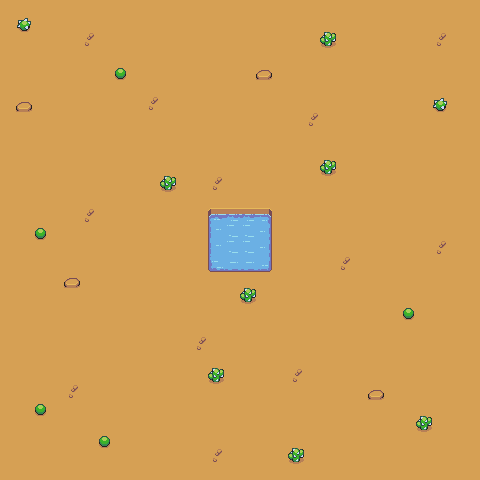

A 2D game scene composited from a Tiled map and its tileset images. What follows is a short description and the map's XML, with every tile layer's data as written:
An orthogonal 30x30 tile map with 16x16 px tiles, 1 tile layer (Tile Layer 1), 2 tilesets and 5 objects (base).

<map version="1.9" tiledversion="1.9.2" orientation="orthogonal" renderorder="right-down" width="30" height="30" tilewidth="16" tileheight="16" infinite="0" nextlayerid="3" nextobjectid="8">
 <tileset firstgid="1" source="DesertTilemap16x16.tsx" />
 <tileset firstgid="211" source="tmw_desert_spacing.tsx" />
 <layer id="1" name="Tile Layer 1" width="30" height="30">
  <data encoding="csv">
204,136,136,136,204,136,204,204,204,136,136,136,204,136,136,136,136,204,136,136,204,204,204,204,136,136,136,204,204,204,
136,49,136,136,136,136,204,204,136,136,136,136,136,204,204,204,136,136,136,204,204,204,136,136,136,136,136,136,204,204,
204,204,136,204,204,63,204,136,136,204,136,204,204,204,204,136,136,136,136,136,48,136,204,136,136,136,136,63,204,204,
204,204,136,204,204,136,136,136,136,136,204,204,204,204,136,136,136,136,136,136,136,136,136,204,136,136,136,136,204,204,
204,204,136,204,136,136,136,47,136,204,204,136,136,136,136,136,52,136,136,136,136,204,136,204,136,136,136,136,204,204,
204,204,136,136,136,136,136,136,136,136,136,204,136,136,136,136,136,136,136,136,204,204,136,136,204,136,136,136,204,204,
204,52,204,136,136,136,136,136,136,63,136,136,136,136,136,204,136,136,204,136,204,204,204,136,204,136,136,49,204,204,
204,204,136,136,136,136,136,136,136,136,204,136,136,136,204,136,136,136,136,63,136,136,136,136,136,136,136,136,204,204,
204,204,204,136,136,136,136,136,136,136,136,136,136,136,136,136,136,136,136,136,204,136,136,136,136,136,136,136,204,204,
136,136,136,136,136,136,136,136,136,204,136,136,136,136,204,136,136,136,136,136,136,136,204,136,136,136,136,136,204,204,
136,136,136,136,136,136,136,136,204,136,136,136,136,136,136,136,136,136,136,136,48,204,204,136,136,136,136,204,204,204,
204,136,136,136,136,136,136,136,136,136,48,136,136,63,136,136,136,136,136,136,136,204,204,136,136,136,204,204,204,204,
204,136,136,136,136,136,136,136,136,136,136,136,136,204,136,136,136,136,136,136,136,204,136,136,136,136,204,204,204,204,
204,136,136,136,136,63,136,136,136,136,136,136,204,96,139,139,98,136,136,136,136,136,204,136,136,204,204,204,204,204,
204,136,47,136,136,136,136,136,136,136,136,136,136,152,153,153,154,136,136,136,136,136,204,136,136,204,204,204,204,204,
204,136,204,136,136,136,136,136,136,136,136,136,136,152,153,153,154,136,136,136,136,204,136,136,136,204,204,63,204,204,
136,136,136,136,136,204,136,136,136,136,136,136,136,124,167,167,126,136,136,204,136,63,136,136,136,204,204,204,204,136,
136,204,204,136,52,204,136,136,136,136,136,136,136,136,136,204,204,136,136,136,136,136,136,136,136,204,204,204,204,136,
136,204,136,136,136,136,136,136,136,136,136,136,136,136,136,48,136,136,136,136,136,136,136,204,136,204,204,204,136,204,
136,136,136,136,136,136,136,136,204,136,136,136,136,136,136,136,136,136,136,204,136,204,136,204,136,47,204,204,136,204,
204,136,136,136,136,136,136,136,136,136,136,136,136,136,136,136,136,136,136,204,204,136,136,136,204,204,204,136,204,204,
136,136,136,136,136,136,136,136,136,136,136,136,63,136,136,136,136,136,136,136,136,136,136,136,136,136,136,136,204,204,
136,136,136,136,136,136,136,136,136,136,136,136,136,136,136,136,136,136,136,136,136,136,136,136,204,204,136,136,204,204,
136,136,136,136,136,136,136,136,136,136,136,136,136,48,136,136,136,136,63,204,204,136,204,204,136,136,136,136,136,136,
136,136,204,136,63,136,136,136,204,204,136,136,136,136,136,136,136,136,204,204,136,204,204,52,204,136,136,204,204,136,
136,136,47,136,136,136,136,136,136,136,136,136,136,136,136,136,136,136,204,136,204,204,204,136,136,136,204,204,204,136,
204,136,136,136,136,136,136,136,136,136,136,136,136,136,136,136,136,136,136,136,136,136,136,136,136,204,48,204,136,136,
136,136,136,136,136,136,47,136,204,136,136,136,136,136,136,136,136,136,136,136,136,136,136,136,204,204,204,204,136,136,
204,136,136,136,204,136,136,136,136,136,136,136,136,63,136,136,136,136,48,136,136,136,136,136,136,136,136,136,136,136,
136,136,136,136,136,136,136,136,136,136,136,136,136,136,136,136,136,136,136,136,136,136,136,136,136,136,136,136,136,136
</data>
 </layer>
 <objectgroup id="2" name="Object Layer 1">
    <object id="6" name="base" x="208" y="208" width="64" height="64" />
    <object id="9" x="1.33333" y="478.667" width="478.667" height="2.66667" />
    <object id="11" x="-1.00017" y="-1.33333" width="480" height="2.66667" />
    <object id="12" x="480" y="-0.666667" width="3.33333" height="482" />
    <object id="13" x="-3.33333" y="-1" width="3.33333" height="482" />
 </objectgroup>
</map>
